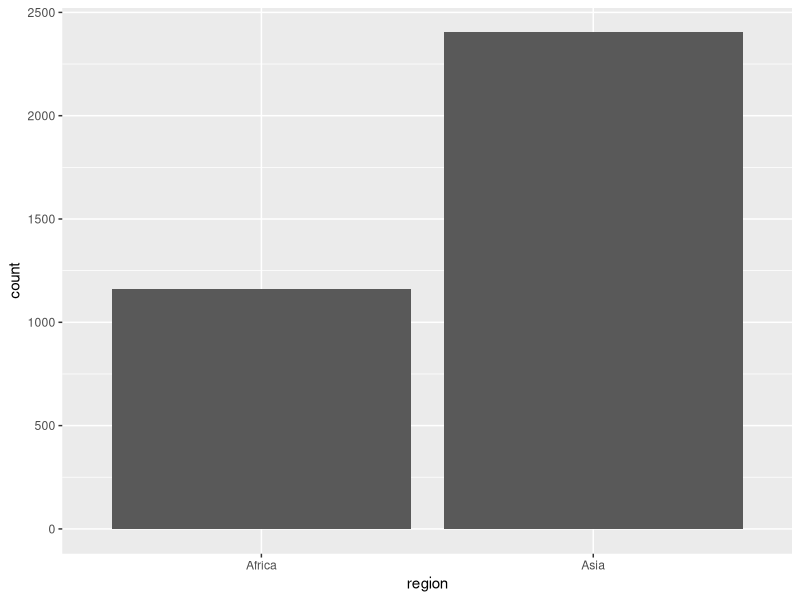
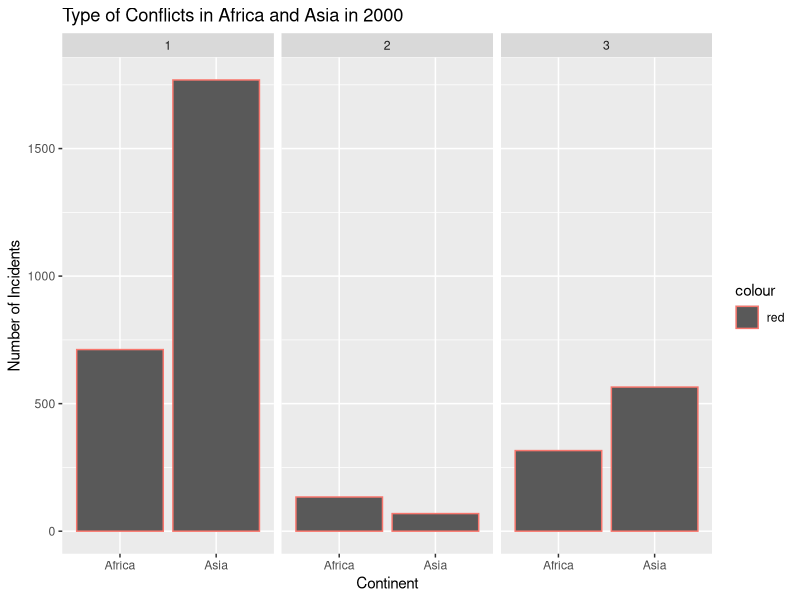

Here is the R script that generated these plots, in order: (Note: this script raises an error after producing the figures.)
library(tidyverse)

conflicts <- read.csv('Asia_Africa_2000.csv', stringsAsFactors = F)
conflicts2 <- read.csv('2000.csv', stringsAsFactors = T)
conflicts2 <- ordered(conflicts2,
                      levels = c("Africa", "Americas", "Asia", "Europe", "Middle East"))
                      #labels = c("AF", "AM", "A", "EU", "ME"))
conflicts3 <- read.csv('World_Year.csv', stringsAsFactors = F)
glimpse(conflicts)
conflicts

#This shows the count without separating into 3 types of conflict
ggplot()+
  geom_bar(data = conflicts, aes(x=region))

#graph that shows the different types of conflicts the 2 continents
ggplot()+
  geom_bar(data = conflicts, aes(x=region, color = 'red')) +
  facet_grid(~type_of_violence)+
  ggtitle('Type of Conflicts in Africa and Asia in 2000') +
  xlab('Continent') +
  ylab('Number of Incidents')

#graph that shows conflicts of all continents in all years, faceted by conflict type
ggplot()+
  geom_bar(data = conflicts2, aes(x=region, color = 'red')) +
  facet_grid(~type_of_violence)+
  ggtitle('Type of Conflicts in the world from 1989 to 2015') +
  xlab('Continent') +
  ylab('Number of Incidents') +
  theme(legend.position = "none") +
  scale_x_discrete(
    labels = c("AF", "AM", "A", "EU", "ME")
)

#creating a line graph that separates by region, showing the changes in the number of conflicts over time
conflict_lines <- conflicts3 %>%
    group_by(year, region) %>%
    summarise(n_conflicts = n())

ggplot()+
  geom_line(data = conflict_lines, aes(x=year, y = n_conflicts, group = region, color = region)) +
  ggtitle('Number of conflicts around the world by year by continent') +
  xlab('Year')+
  ylab('Number of Incidents')
